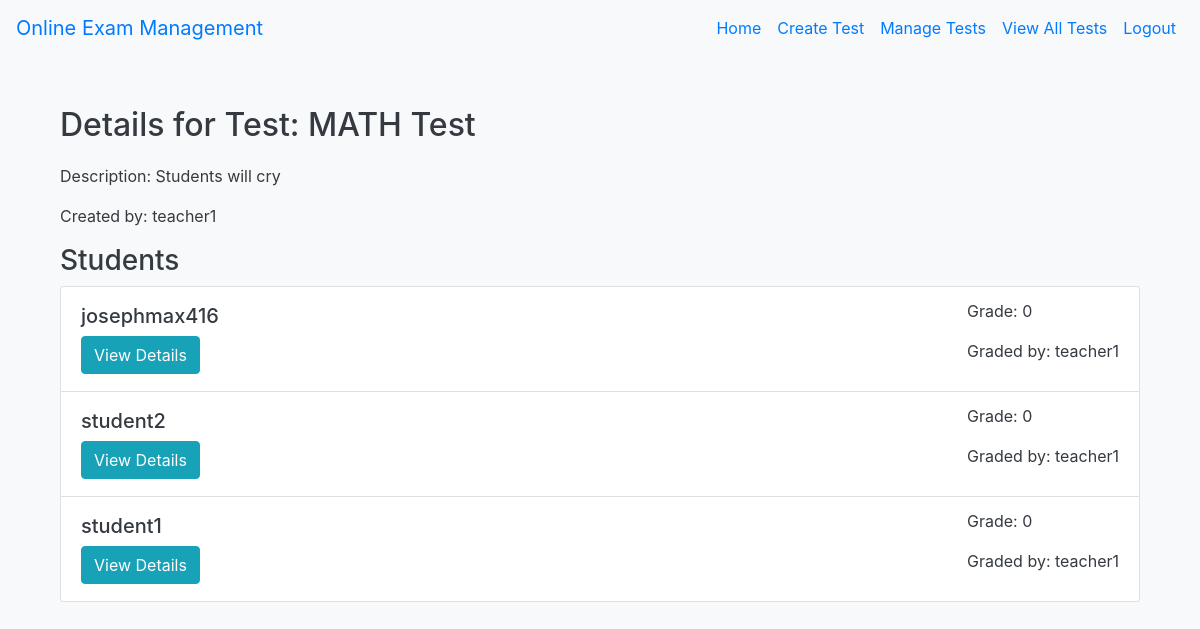
The app's page /test/1/details (signed in), older data.
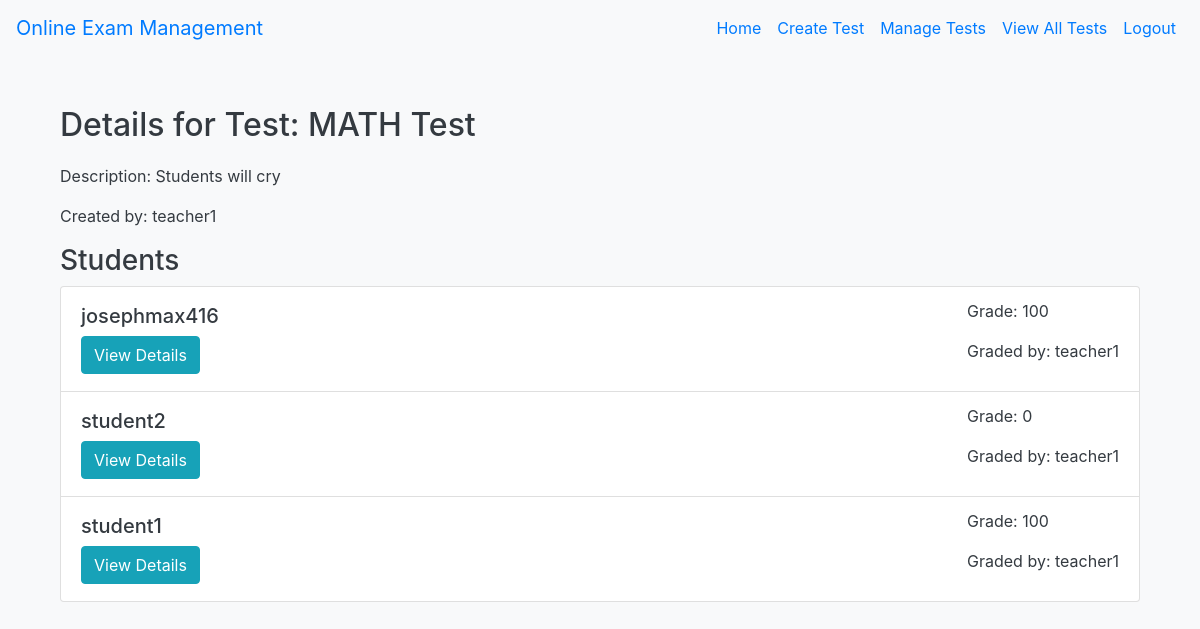
The same page, newer data.
### tables this page shows
CREATE TABLE Test (
    id INTEGER PRIMARY KEY AUTOINCREMENT,
    teacher_id INTEGER NOT NULL,
    test_name TEXT NOT NULL,
    test_description TEXT,
    FOREIGN KEY (teacher_id) REFERENCES User(id)
);

CREATE TABLE User (
    id INTEGER PRIMARY KEY AUTOINCREMENT,
    username TEXT NOT NULL UNIQUE,
    password TEXT NOT NULL,
    role TEXT NOT NULL  -- 'student' or 'teacher'
);

CREATE TABLE Grade (
    id INTEGER PRIMARY KEY AUTOINCREMENT,
    student_id INTEGER NOT NULL,
    test_id INTEGER NOT NULL,
    grade INTEGER NOT NULL,
    graded_by INTEGER NOT NULL,
    FOREIGN KEY (student_id) REFERENCES User(id),
    FOREIGN KEY (test_id) REFERENCES Test(id),
    FOREIGN KEY (graded_by) REFERENCES User(id)
);

### app.py (the view)
@app.route('/test/<int:test_id>/details')
@login_required
def view_test_details(test_id):
    test = db.execute("SELECT Test.id, Test.test_name, Test.test_description, User.username AS teacher_name FROM Test LEFT JOIN User ON Test.teacher_id = User.id WHERE Test.id = ?", test_id)[0]
    students = db.execute("SELECT DISTINCT Answer.student_id, User.username AS student_name FROM Answer LEFT JOIN User ON Answer.student_id = User.id WHERE Answer.test_id = ?", test_id)
    for student in students:
        grades = db.execute("SELECT grade, User.username AS grader_name FROM Grade LEFT JOIN User ON Grade.graded_by = User.id WHERE Grade.student_id = ? AND Grade.test_id = ?", student['student_id'], test_id)
        student['grade'] = grades[0]['grade'] if grades else 'Not graded yet'
        student['grader_name'] = grades[0]['grader_name'] if grades else 'Not graded yet'
    return render_template('view_test_details.html', test=test, students=students)

### app.py (called while the page is built)
@login_manager.user_loader
def load_user(user_id):
    user = db.execute("SELECT * FROM User WHERE id = ?", user_id)
    if user:
        return User(id=user[0]['id'], username=user[0]['username'], password=user[0]['password'], role=user[0]['role'])
    return None

### templates/view_test_details.html
{% extends "base.html" %}
{% block content %}
<div class="container mt-4">
    <h2>Details for Test: {{ test.test_name }}</h2>
    <p>Description: {{ test.test_description }}</p>
    <p>Created by: {{ test.teacher_name }}</p>
    <h3>Students</h3>
    <ul class="list-group">
        {% for student in students %}
        <li class="list-group-item">
            <div class="d-flex justify-content-between align-items-center">
                <div>
                    <h5>{{ student.student_name }}</h5>
                    <a href="{{ url_for('view_individual_details', test_id=test.id, student_id=student.student_id) }}" class="btn btn-info">
                        View Details
                    </a>
                </div>
                <div>
                    <p>Grade: {{ student.grade }}</p>
                    <p>Graded by: {{ student.grader_name }}</p>
                </div>
            </div>
        </li>
        {% endfor %}
    </ul>
</div>
{% endblock %}

### templates/base.html (shortened to what this page needs)
<!DOCTYPE html>
<html lang="en">
<head>
    <link rel="stylesheet" href="https://stackpath.bootstrapcdn.com/bootstrap/4.3.1/css/bootstrap.min.css">
    <link rel="stylesheet" href="{{ url_for('static', filename='css/styles.css') }}">
</head>
<body>
    <nav class="navbar navbar-expand-lg navbar-light bg-light">
        <a class="navbar-brand" href="/">Online Exam Management</a>
        <div class="collapse navbar-collapse" id="navbarNav">
            <ul class="navbar-nav ml-auto">
                <li class="nav-item">
                    <a class="nav-link" href="/">Home</a>
                </li>
                {% if current_user.is_authenticated %}
                    {% if current_user.role == 'teacher' %}
                        <li class="nav-item">
                            <a class="nav-link" href="/create_test">Create Test</a>
                        </li>
                        <li class="nav-item">
                            <a class="nav-link" href="/manage_tests">Manage Tests</a>
                        </li>
                        <li class="nav-item">
                            <a class="nav-link" href="/tests">View All Tests</a>
                        </li>
                    {% endif %}
                    <li class="nav-item">
                        <a class="nav-link" href="/logout">Logout</a>
                    </li>
                {% endif %}
            </ul>
        </div>
    </nav>
    <div class="container">
        {% block content %}{% endblock %}
    </div>
</body>
</html>

### static/css/styles.css (style rules this page uses)
body { background-color: #f8f9fa; color: #343a40; }
.navbar { margin-bottom: 2rem; }
.container { margin-top: 50px; }
h2 { margin-bottom: 20px; }
.navbar-brand, .nav-link { color: #007bff !important; }

Row changes from the older to the newer data that the page shows:
changed Grade (number 1 of 3 on the later page): grade "0" → "100"
changed Grade (number 3 of 3 on the later page): grade "0" → "100"
